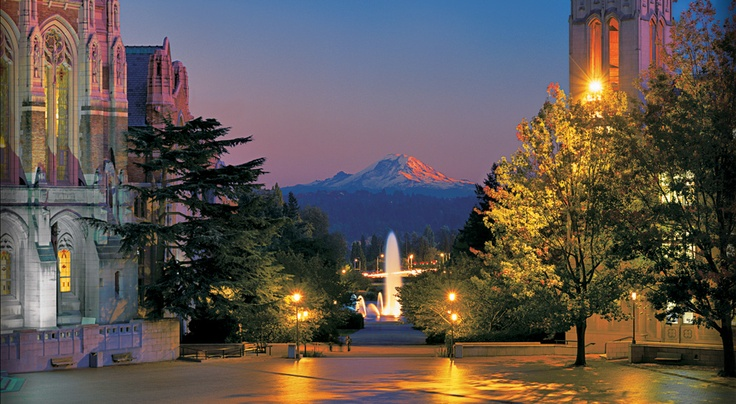
#> input picture lab2/Lab 2 Part 2 code files/test.jpg, 736 x 404 px
$ jupyter execute --allow-errors 'Lab2 Part2_Image Processing_Student.ipynb'
#> lines starting #> are read from the running program, lines starting #| are printed output that depends on the picture
[cell 1]
import matplotlib.pyplot as plt
import numpy as np
from PIL import Image

# Section 1: Pixels and Matrices

The following examples are meant to get you accustomed to and familiar with working with
images and matrices in python.

To better understand the way pixels work, we can use python to develop an 8-bit greyscale
image. To do this we can define a matrix filled with numeric values within the range of 0 and 255.
0 corresponds to black and 255 corresponds to white and the pixel definition varies linearly
between white and black between 0 and 255, hence the image being greyscale.

[cell 2]
# 2 dimentional (3 x 3) matrix A

A = np.array([[0, 130, 255],
              [0, 130, 255],
              [0, 130, 255]])

With matrix A defined in python, we can now use the plt.imshow() function to
display / plot the matrix as an image.

[cell 3]
plt.imshow(A, vmin=0,vmax=255,cmap='gray')

### Exercise 1a:
After understanding the development of a 2-dimensional matrix and functions used
to display the defined image, develop a 6x6 checkerboard image as following:

[cell 4]
# TODO: develop a 6x6 checkerboard image
# your answer here.

More definition can be added to your image by defining a matrix with more rows and columns.
Below is a 12x11 matrix. The code illustrates one way to develop matrix A and, then, an equivalent
but easier way.

[cell 5]
# Below is a 12 x 11 matrix.

A = np.array([[  1,   1,   1,   1,   1,   1,   1,   1,   1,   1,   1],
              [  1,   1,   1,   1,   1,   1,   1,   1,   1,   1,   1],
              [  1,   1,   1,   1,   1,   1,   1,   1,   1,   1,   1],
              [  1,   1,   1,   1,   1,   1,   1,   1,   1,   1,   1],
              [  0,  25,  50,  75, 100, 125, 150, 175, 200, 225, 250],
              [  0,  25,  50,  75, 100, 125, 150, 175, 200, 225, 250],
              [  0,  25,  50,  75, 100, 125, 150, 175, 200, 225, 250],
              [  0,  25,  50,  75, 100, 125, 150, 175, 200, 225, 250],
              [255, 255, 255, 255, 255, 255, 255, 255, 255, 255, 255],
              [255, 255, 255, 255, 255, 255, 255, 255, 255, 255, 255],
              [255, 255, 255, 255, 255, 255, 255, 255, 255, 255, 255],
              [255, 255, 255, 255, 255, 255, 255, 255, 255, 255, 255]])

is equivalent to:

[cell 6]
# The code below illustrates one way to develop the equivalent 12 x 11 matrix in an easier way.
A_part1 = 1*np.ones([4,11], dtype = int)
A_part2 = np.array([np.arange(0, 275, 25, dtype = int),
                   np.arange(0, 275, 25, dtype = int),
                   np.arange(0, 275, 25, dtype = int),
                   np.arange(0, 275, 25, dtype = int)])
A_part3 = 255*np.ones([4,11], dtype = int)

A_new = np.append(A_part1, A_part2, axis = 0)
A_new = np.append(A_new, A_part3, axis = 0)

print(np.array_equal(A, A_new))

Using np.arange() and np.ones(), you can easily build up your image with thousands of pixels if desired.
And to display the image defined with matrix A, we can use the following code.

[cell 7]
plt.imshow(A_new, vmin = 0, vmax = 255, cmap='gray')
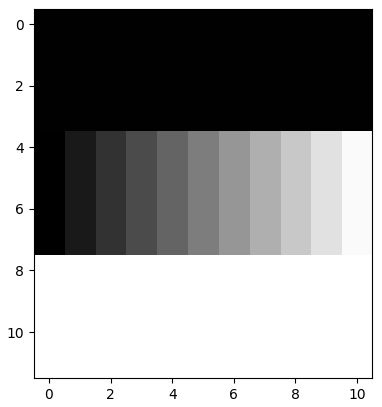
#> figure drawn by matplotlib, 1 panel

A simple “transpose” operation may be performed on the matrix by using the “.T” transpose
function. By running the following lines of code you can visually understand how a transpose
alters an image in a new figure.

[cell 8]
# A simple "transpose" operation may be performed on the matrix by using the “.T” transpose function
print(A_new.T)
plt.imshow(A_new.T, vmin = 0, vmax = 255, cmap='gray')
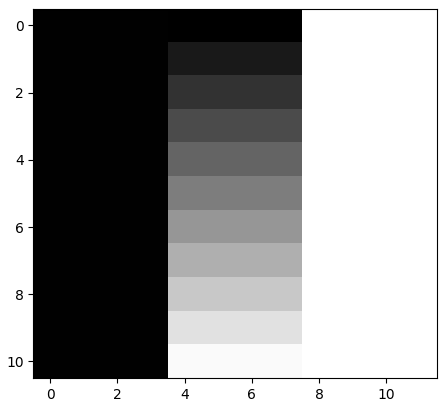
#> figure drawn by matplotlib, 1 panel

   So far we have been working with greyscale images, where pixel intensity values from 0 to 255
represent black, white, and various shades of grey. How about color images, how are they different
from greyscale images?

   First off, color will add depth to your image as well as to the matrix
producing it. By adding color, there will be 3 dimensions to your matrix (MxNxD). The additional
3
rd dimension (denoted by D), added to the 2-dimnesional case seen prior as greyscale, accounts
for the RGB layers (Red, Green, Blue) of the color image. Each pixel now has 3 components, so,
we will have 3 matrices to describe the R and G and B pieces of the colored image. Here is an
example where you will be able to recognize many similarities to the previous greyscale code:

[cell 9]
# Color: RGB 3-Dimentional Matrix
# Overlay 3 Matrices

# Define the Red layer
A_R = [[255, 0, 0],
       [255, 0, 0],
       [255, 0, 0]]

# Define the Green layer
A_G = [[0, 255, 0],
       [0, 255, 0],
       [0, 255, 0]]

# Define the Blue layer
A_B = [[0, 0, 255],
       [0, 0, 255],
       [0, 0, 255]]

# Overlay 3 layers
A = np.stack([A_R, A_G, A_B], axis = 2)
print(A)

# print the defined image
plt.imshow(A)
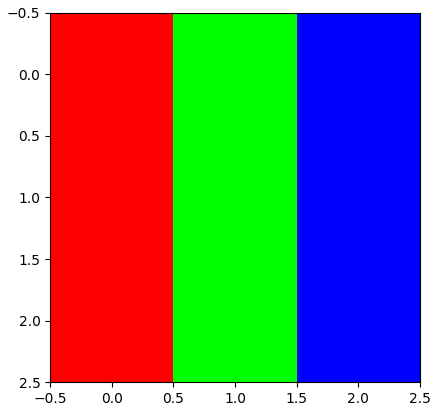
#> figure drawn by matplotlib, 1 panel

Here is an example of a larger image where colors overlay and are seen in an additive sense:

[cell 10]
# https://en.wikipedia.org/wiki/Additive_color
# Overlay 3 Matrices

# Define the sub-elements of matrices
Ele_1 = 255*np.ones([6,4], dtype = int)
Ele_2 = np.zeros([6,2], dtype = int)
Ele_3 = np.zeros([6,1], dtype = int)

# Define the Red layer
A_R = np.append(Ele_1, Ele_2, axis = 1)

# Define the Green layer
A_G = np.append(Ele_3, Ele_1, axis = 1)
A_G = np.append(A_G, Ele_3, axis = 1)

# Define the Blue layer
A_B = np.append(Ele_2, Ele_1, axis = 1)

# Overlay RGB layers
A = np.stack([A_R, A_G, A_B], axis = 2)

# print the defined image
plt.imshow(A)
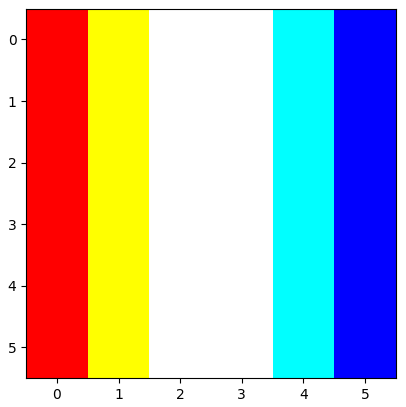
#> figure drawn by matplotlib, 1 panel

### Exercise 1b
After understanding the development of a 3-dimensional matrix to produce an RGB
image and functions used to display the defined image, create a color pattern of your choice with
at least a 6 x 6 x 3 matrix.

[cell 11]
# TODO: develop a color pattern of your choice with at least a 6 x 6 x 3 matrix.
# Your answer here

# Section 2: Loading Images into Python notebook

The previous section was to get you familiar with using python to create and manipulate your
own images. You should now understand that images are stored as arrays/matrices in python.

Now let’s take an existing image and see how we can manipulate it. Before we can do this, we
must first load the image into python.
Loading an image into python can
be performed using a single function.

[cell 12]
# Use the following function to load your image('test.jpg')
IMG = plt.imread("test.jpg")
#> IMG is the input picture: shape (404, 736, 3); mean R, G, B 95.3, 85.5, 79.4
plt.imshow(IMG)

Note that in order to use this method, your image must be in your Current Jupyter Notebook Folder in order for
python to recognize and load it into your Workspace.

### Exercise 2a:
Do a google images search and download a color JPG format image. Use the above
methods to place your image into the python. Execute the plt.imread() command and
store your image as a variable called “IMG”.

#> (a cell that did not finish here is left out)

Notice that after you execute this command, a variable called IMG will be created. Notice that this
variable is actually a matrix of numbers, as explained in the first section of this lab. Take a second
to recall the significance of this. Python and pretty much all digital image processing software
tools store images as just huge matrices of numbers. From mathematics, we can perform
mathematical operations on matrices with ease. Many of the effects we will explore when we get
to the section on filtering involve simple mathematical operations on matrices. Keep this in mind
as you progress through the lab.

Now there are a few questions you should ask yourself at this point. From our previous discussion
the answers should hopefully be clear by now. One, why is the image sized the way it is, why does
it have three dimensions. Two, what do the values of the numbers mean? Before proceeding to the
next exercise, be sure to spend some time thinking about these questions.

# Section 3: Exploring the Image Structure

Notice that your dot JPG image is stored as a MxNx3 dimensional matrix (M denotes the number
of rows, N the number of columns, and 3 is the number of layers). You know that you can represent
any color as a combination of Red, Green, and Blue. These layers specify the exact content of each
of these RGB building blocks per pixel. To get a better understanding of this, you should break
the image up into components and display each layer as a separate image.

[cell 14]
# To separate the RGB layers, we can slice the IMG variable with following command
R = IMG[:, :, 0]
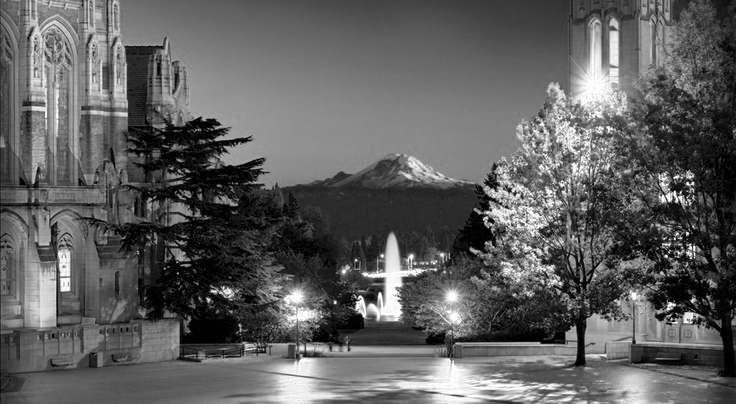
#> R: shape (404, 736); min 0, max 255, mean 95.3

### Exercise 3a:
Separate your image into RGB layers. Execute the previously mentioned command
for each layer (R, G, and B, or the 1st, 2nd, and 3rd layers) of the image. Save your results in variables
R,G, and B for the next exercise. (NOTE: the python arrays start at index 0)

#> (a cell that did not finish here is left out)

Look at the dimensions on each of these single layer matrices, you will notice that they are only MxN
and they are missing the third dimension. This is because you have in effect taken the single 3-
layered image and have split it up into three single layered images.

In order to get around this issue, for each image layer (R,G, and B), we will recreate the other two
layers. We will use all zeroes for the pixel values of these reconstructed layers, this will in effect
only show the RGB layer of interest when we call plt.imshow() (an RGB image with a nonzero Red
layer and zero Blue and Green layers). Here is the code which will accomplish all of the above.

[cell 16]
# Construct the all zero M x N helper matrix
helper_layer = np.zeros(R.shape, dtype = int)

# Construct the new images with separated R, G, B layers
red_only   = np.stack([R, helper_layer, helper_layer], axis = 2)
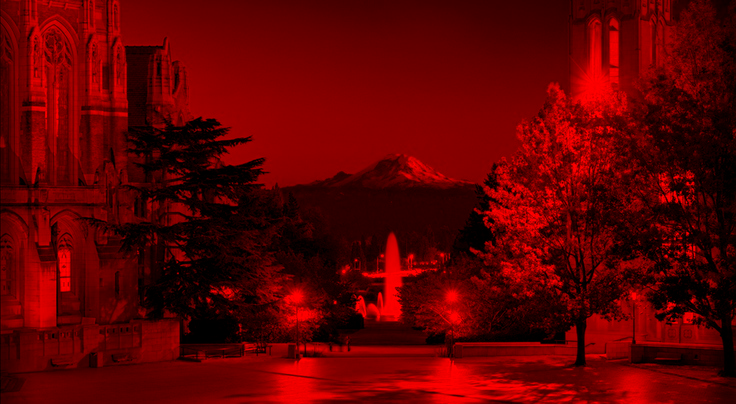
#> red_only: shape (404, 736, 3) int64; mean of channels 0, 1, 2 95.3, 0, 0; drawn as R, G, B
#> (the rest of this cell did not finish here and is left out)

### Exercise 3b:
Look at the original image; can you guess which of the RGB layers seems to be of
most importance or is most prevalent? (Does the image have a redder tone to it? You could say
that the Red layer is most prevalent). Display each of the RGB layers using imshow().

[cell 17]
plt.figure(1)
# TODO: plot red layer here


plt.figure(2)
# TODO: plot red layer here


plt.figure(3)
# TODO: plot red layer here

##### After you have identified which layer you think is of most importance, let’s see what happens to the image if we alter that particular layer

### Exercise 3c:
Scale this layer of your image by some factor which is less than 1. For example, using
the following line of code, I can scale down the red layer of my image by a scale factor of 0.2, and
then add it back to my original image:

[cell 18]
# Scale down the red layer
new_R = np.array(0.2 * R, dtype = int)
# Construct new image with scaled layer
#> (the rest of this cell did not finish here and is left out)

#> (a cell that did not finish here is left out)

### Exercise 3d:
Display this new image and compare it to the original image, would you say your
image looks better or worse? Comment.

[cell 20]
plt.figure(1)
#> (the rest of this cell did not finish here and is left out)

### Exercise 3e:

#### Teeth Whitening.

Whitening toothpaste often achieves its goal by taking advantage of a phenomenon known as an
optical shift. Basically, a blue pigment contained in the toothpaste is applied to stained teeth during
regular brushing. A thin layer of this pigment is deposited which alters the optical qualities (how
the light reflected off of the surface of the tooth is perceived by the brain) of the stained tooth and
makes the tooth appear visibly whiter. In this exercise, we will simulate the effects of whitening
toothpaste on some yellowed teeth using python and the concepts you have learned so far.

Complete the following steps using the provided image, ‘stained_teeth.jpg’.

Step 1) Import the image “stained_teeth.jpg” into your workspace.

Step 2) Separate the blue layer from this image. Amplify this layer by scaling it up by some number
greater than 1.

Step 3) Take your new blue layer, and combine it with the original red and green layers of the
“stained_teeth” image. (Hint: You can make use of the cat() function to do this.)

Step 4) Show the new image next to the old image using subplot(). Do the teeth appear whiter? If
there is no noticeable effect, try increasing your scale factor.

Step 5) Try different scaling factors for the blue layer, display two new images with differently
scaled blue layers.

#> (a cell that did not finish here is left out)

#> (a cell that did not finish here is left out)

# Section 4: Median Filter and Image Blending

By now, you know that images are just large matrices of numbers. You also know how to do basic
manipulations to those matrices to achieve some desired effect. We are now in a position to start
exploring more advanced effects such as image filtering. Understand that the word “filtering” is
used in the common sense, in that a filter is just something which removes undesirable components
and lets the good components pass. In this section, we will start off with image filtering to remove
undesirable effects, formally known as “noise”.

#> (a cell that did not finish here is left out)

### Exercise4a:

Complete the median filter function below and run it on "noise_IMG" with window size of 7x7. Compare the output image with the original image, could you notice the improvement? (Note: you may find some useful information at https://en.wikipedia.org/wiki/Median_filter)

#> (a cell that did not finish here is left out)

#> (a cell that did not finish here is left out)

### Exercise4b:

Try filter the original image with different kernal sizes. Could you tell how does kernal sizes affect the result?

[cell 26]
# TODO: Try using different kernal sizes to denoise the original image,
#       and then plot it in different figure to compare the results.

Besides denoising, we can also blend different images together to create "illusions".

To blend the images, we want to first resize them to the same size. For resizing, we will need a new way to load and save the images as following.

#> (a cell that did not finish here is left out)

Then, you can blend the images with following steps:

    1) Initialize the RGB layers for result image.

    2) Separate the RGB layers of original images.

    3) Multiply the separated layers with a blending weight coefficient.

    4) Add the corresponding layers together.

    5) Overlay the layers to get the blended image.

#> (a cell that did not finish here is left out)

### Exercise 4c:
Try different blending weight coefficiencts and display different blended images. Could you tell how the coefficients affects the resulting images?

# Section 5: Filtering

## Instructions

In this section, we have provided a couple filters for you to play with. If you are familiar for Python, feel free to examine the code to see what each function is doing, but for this class, you will not need to understand the inner working of these functions.

[cell 29]
# [5 lines of commented-out code are left out]

# [10 lines left out: function scale_RGB, not called in this run]

[cell 30]
# adjust the contrast of an image
# img = input image
# val = contrast value

def contrast(img, val):
    temp_R = img[:, :, 0].astype(np.int16)
    temp_G = img[:, :, 1].astype(np.int16)
    temp_B = img[:, :, 2].astype(np.int16)

    factor = (259 * (val + 255)) / (255 * (259 - val))

    new_R_val = factor * (temp_R - 128) + 128
    new_G_val = factor * (temp_G - 128) + 128
    new_B_val = factor * (temp_B - 128) + 128

    new_R = np.array(new_R_val, dtype = int)
    new_G = np.array(new_G_val, dtype = int)
    new_B = np.array(new_B_val, dtype = int)

    return np.stack([new_R, new_G, new_B], axis = 2)

[cell 31]
# turn an image into black and white
# img = input img

def grayscale(img):
    Rval = IMG[:,:,0].reshape(-1).astype(np.int16)
    Gval = IMG[:,:,1].reshape(-1).astype(np.int16)
    Bval = IMG[:,:,2].reshape(-1).astype(np.int16)

    gray = 0.2989 * Rval + 0.5870 * Gval + 0.1140 * Bval
    gray = gray.reshape(len(IMG), len(IMG[0])).astype(np.int16)
    gray = np.stack([gray, gray, gray], axis = 2).astype(np.uint8)

    return gray

[cell 32]
# flip the image horizontally
# img = input img

def h_flip(img):
    new_img = np.zeros(shape=img.shape)
    for row in range(len(img)):
        new_img[row] = img[row][::-1]

    return new_img.astype(np.int16)

Here are some examples of how these functions are used.

#> (a cell that did not finish here is left out)

[cell 34]
IMG2 = contrast(IMG, 128)
#> in contrast, `temp_G = img[:, :, 1].astype(np.int16)`:
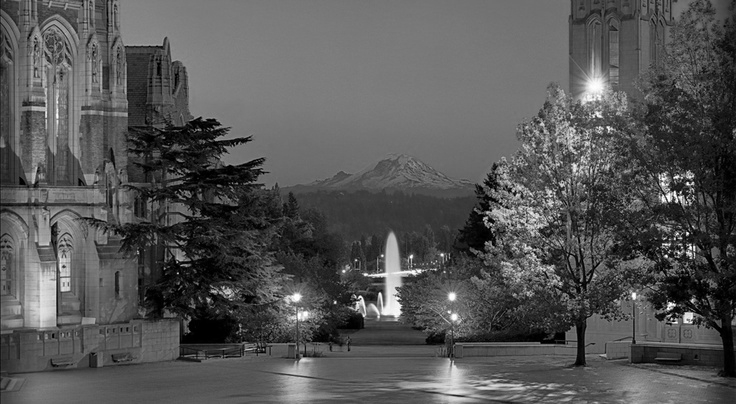
#> temp_G: shape (404, 736) int16; min 0, max 255, mean 85.5
#> in contrast, `temp_B = img[:, :, 2].astype(np.int16)`:
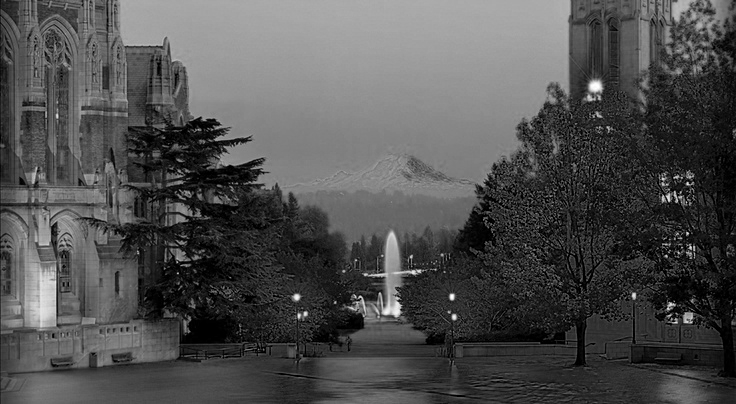
#> temp_B: shape (404, 736) int16; min 0, max 255, mean 79.4
plt.imshow(IMG2)
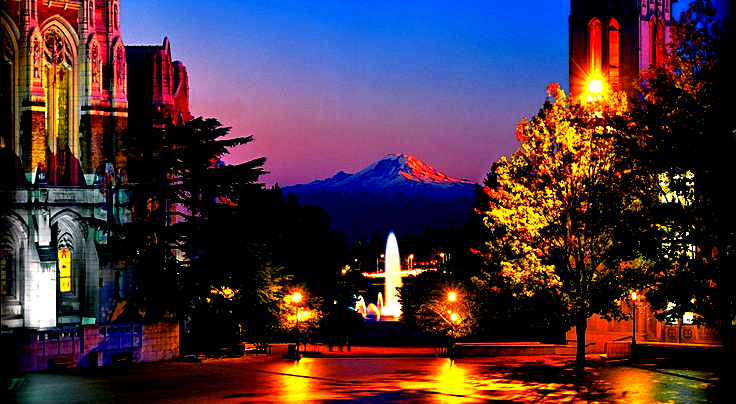
#> shown: shape (404, 736, 3); mean R, G, B 73.1, 48.8, 57.3

[cell 35]
IMG2 = grayscale(IMG)
plt.imshow(IMG2)

[cell 36]
IMG2 = h_flip(IMG)
#> after the loop in h_flip, `for row in range(len(img)):`:
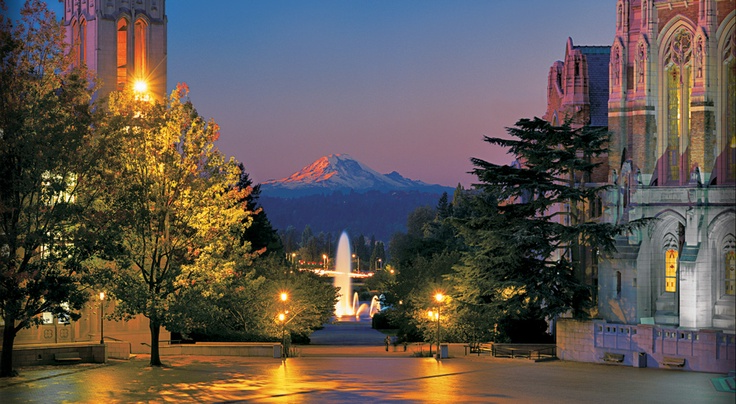
#> new_img: shape (404, 736, 3) float64; mean R, G, B 95.3, 85.5, 79.4
plt.imshow(IMG2)

$ run again, with lab2/Lab 2 Part 2 code files/EEBuilding.jpg copied over lab2/Lab 2 Part 2 code files/test.jpg
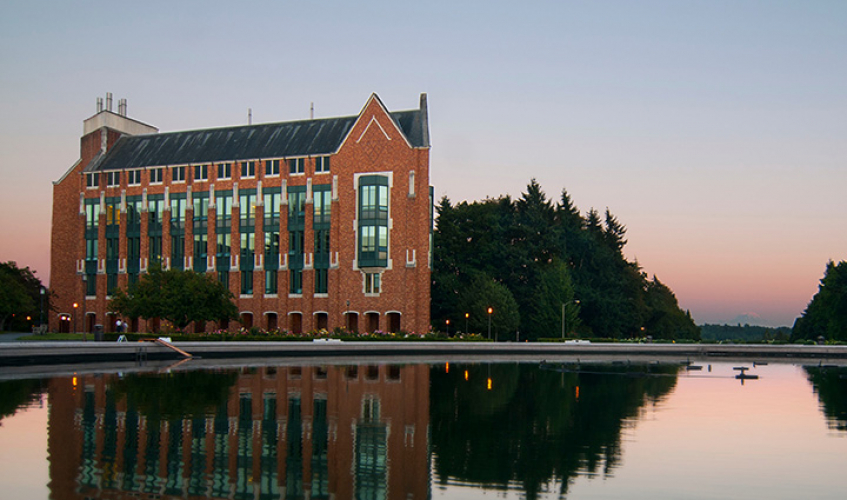
#> input picture lab2/Lab 2 Part 2 code files/EEBuilding.jpg, 847 x 500 px
#> IMG is the input picture: shape (500, 847, 3); mean R, G, B 119.5, 116.1, 113
#> `[cell 34] IMG2 = contrast(IMG, 128) plt.imshow(IMG2)`:
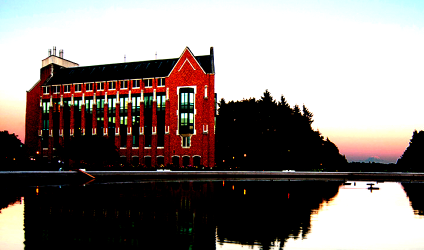
#> shown: shape (500, 847, 3) (shown at 1/2 size); mean R, G, B 136, 126.6, 123.3
#> after the loop in h_flip, `for row in range(len(img)):`:
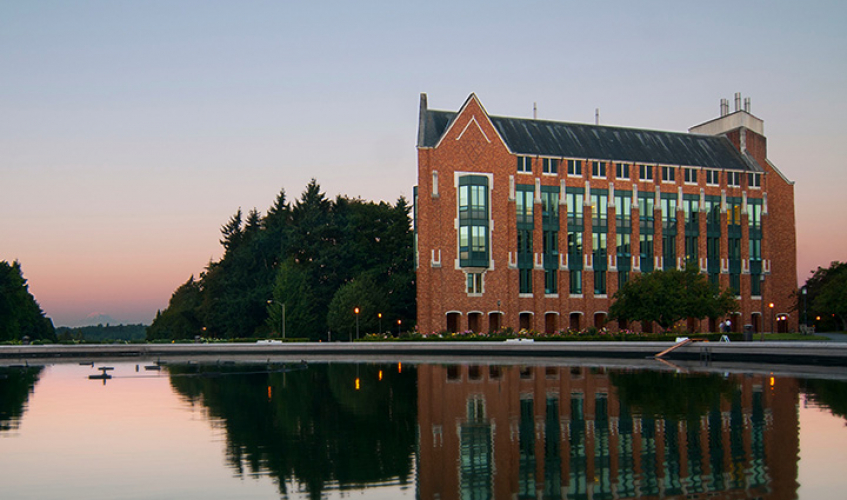
#> new_img: shape (500, 847, 3) float64; mean R, G, B 119.5, 116.1, 113
